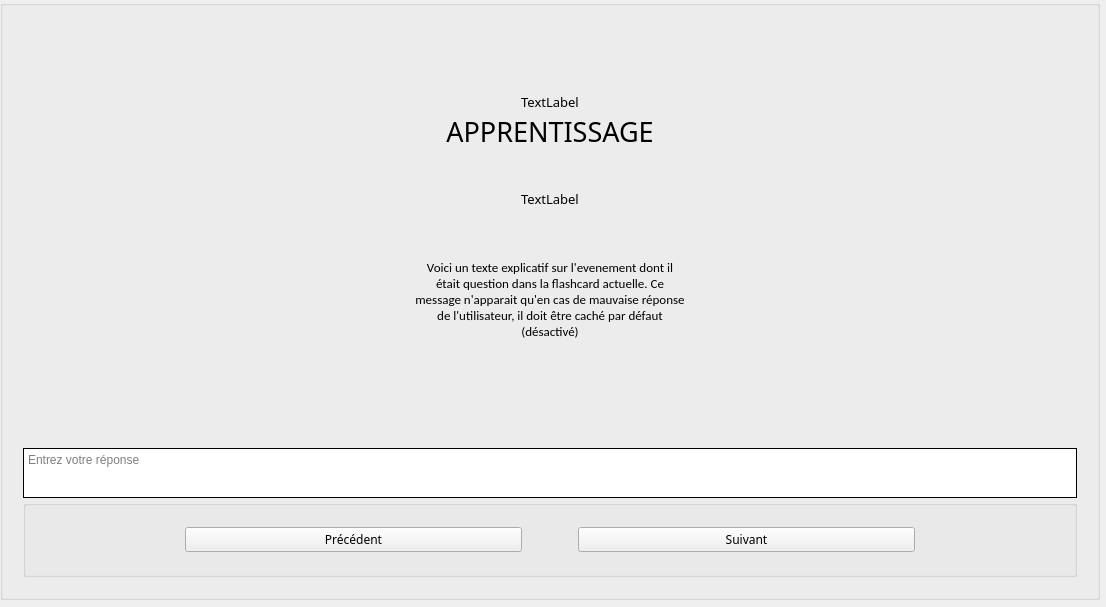
<?xml version="1.0" encoding="UTF-8"?>
<ui version="4.0">
 <class>Form</class>
 <widget class="QWidget" name="Form">
  <property name="geometry">
   <rect>
    <x>0</x>
    <y>0</y>
    <width>1106</width>
    <height>607</height>
   </rect>
  </property>
  <property name="windowTitle">
   <string>Form</string>
  </property>
  <widget class="QGroupBox" name="verticalGroupBox">
   <property name="geometry">
    <rect>
     <x>0</x>
     <y>0</y>
     <width>1100</width>
     <height>600</height>
    </rect>
   </property>
   <property name="sizePolicy">
    <sizepolicy hsizetype="Preferred" vsizetype="Preferred">
     <horstretch>0</horstretch>
     <verstretch>0</verstretch>
    </sizepolicy>
   </property>
   <property name="maximumSize">
    <size>
     <width>1100</width>
     <height>600</height>
    </size>
   </property>
   <property name="alignment">
    <set>Qt::AlignCenter</set>
   </property>
   <layout class="QVBoxLayout" name="verticalLayout">
    <property name="spacing">
     <number>2</number>
    </property>
    <property name="sizeConstraint">
     <enum>QLayout::SetMaximumSize</enum>
    </property>
    <property name="leftMargin">
     <number>20</number>
    </property>
    <property name="topMargin">
     <number>20</number>
    </property>
    <property name="rightMargin">
     <number>20</number>
    </property>
    <property name="bottomMargin">
     <number>20</number>
    </property>
    <item>
     <spacer name="verticalSpacer_2">
      <property name="orientation">
       <enum>Qt::Vertical</enum>
      </property>
      <property name="sizeType">
       <enum>QSizePolicy::Expanding</enum>
      </property>
      <property name="sizeHint" stdset="0">
       <size>
        <width>20</width>
        <height>120</height>
       </size>
      </property>
     </spacer>
    </item>
    <item>
     <widget class="QLabel" name="responseCard">
      <property name="font">
       <font>
        <family>Invention App</family>
        <pointsize>10</pointsize>
       </font>
      </property>
      <property name="text">
       <string>TextLabel</string>
      </property>
      <property name="alignment">
       <set>Qt::AlignCenter</set>
      </property>
     </widget>
    </item>
    <item>
     <widget class="QLabel" name="titleCard">
      <property name="enabled">
       <bool>true</bool>
      </property>
      <property name="font">
       <font>
        <family>Invention App</family>
        <pointsize>20</pointsize>
       </font>
      </property>
      <property name="frameShape">
       <enum>QFrame::NoFrame</enum>
      </property>
      <property name="text">
       <string>APPRENTISSAGE</string>
      </property>
      <property name="alignment">
       <set>Qt::AlignCenter</set>
      </property>
     </widget>
    </item>
    <item>
     <spacer name="verticalSpacer_7">
      <property name="orientation">
       <enum>Qt::Vertical</enum>
      </property>
      <property name="sizeType">
       <enum>QSizePolicy::Preferred</enum>
      </property>
      <property name="sizeHint" stdset="0">
       <size>
        <width>20</width>
        <height>80</height>
       </size>
      </property>
     </spacer>
    </item>
    <item alignment="Qt::AlignHCenter">
     <widget class="QLabel" name="dateLabel">
      <property name="minimumSize">
       <size>
        <width>0</width>
        <height>40</height>
       </size>
      </property>
      <property name="maximumSize">
       <size>
        <width>400</width>
        <height>100</height>
       </size>
      </property>
      <property name="font">
       <font>
        <family>Invention App</family>
        <pointsize>10</pointsize>
       </font>
      </property>
      <property name="text">
       <string>TextLabel</string>
      </property>
      <property name="alignment">
       <set>Qt::AlignCenter</set>
      </property>
      <property name="wordWrap">
       <bool>true</bool>
      </property>
     </widget>
    </item>
    <item>
     <spacer name="verticalSpacer_3">
      <property name="orientation">
       <enum>Qt::Vertical</enum>
      </property>
      <property name="sizeType">
       <enum>QSizePolicy::Preferred</enum>
      </property>
      <property name="sizeHint" stdset="0">
       <size>
        <width>20</width>
        <height>80</height>
       </size>
      </property>
     </spacer>
    </item>
    <item alignment="Qt::AlignHCenter">
     <widget class="QLabel" name="descriptionCard">
      <property name="sizePolicy">
       <sizepolicy hsizetype="Preferred" vsizetype="Preferred">
        <horstretch>0</horstretch>
        <verstretch>0</verstretch>
       </sizepolicy>
      </property>
      <property name="minimumSize">
       <size>
        <width>0</width>
        <height>100</height>
       </size>
      </property>
      <property name="maximumSize">
       <size>
        <width>800</width>
        <height>250</height>
       </size>
      </property>
      <property name="font">
       <font>
        <family>Calibri</family>
        <pointsize>10</pointsize>
       </font>
      </property>
      <property name="text">
       <string>Voici un texte explicatif sur l'evenement dont il était question dans la flashcard actuelle. Ce message n'apparait qu'en cas de mauvaise réponse de l'utilisateur, il doit être caché par défaut (désactivé)</string>
      </property>
      <property name="scaledContents">
       <bool>false</bool>
      </property>
      <property name="alignment">
       <set>Qt::AlignCenter</set>
      </property>
      <property name="wordWrap">
       <bool>true</bool>
      </property>
     </widget>
    </item>
    <item>
     <spacer name="verticalSpacer">
      <property name="orientation">
       <enum>Qt::Vertical</enum>
      </property>
      <property name="sizeType">
       <enum>QSizePolicy::Preferred</enum>
      </property>
      <property name="sizeHint" stdset="0">
       <size>
        <width>20</width>
        <height>150</height>
       </size>
      </property>
     </spacer>
    </item>
    <item>
     <widget class="QTextEdit" name="userInput">
      <property name="maximumSize">
       <size>
        <width>1080</width>
        <height>50</height>
       </size>
      </property>
      <property name="frameShape">
       <enum>QFrame::Panel</enum>
      </property>
      <property name="frameShadow">
       <enum>QFrame::Plain</enum>
      </property>
      <property name="lineWidth">
       <number>1</number>
      </property>
      <property name="documentTitle">
       <string/>
      </property>
      <property name="placeholderText">
       <string>Entrez votre réponse</string>
      </property>
     </widget>
    </item>
    <item>
     <widget class="QGroupBox" name="groupBox">
      <property name="minimumSize">
       <size>
        <width>800</width>
        <height>0</height>
       </size>
      </property>
      <property name="maximumSize">
       <size>
        <width>1100</width>
        <height>200</height>
       </size>
      </property>
      <property name="alignment">
       <set>Qt::AlignCenter</set>
      </property>
      <layout class="QHBoxLayout" name="horizontalLayout">
       <property name="sizeConstraint">
        <enum>QLayout::SetMaximumSize</enum>
       </property>
       <item>
        <spacer name="verticalSpacer_4">
         <property name="orientation">
          <enum>Qt::Horizontal</enum>
         </property>
         <property name="sizeType">
          <enum>QSizePolicy::Preferred</enum>
         </property>
         <property name="sizeHint" stdset="0">
          <size>
           <width>150</width>
           <height>50</height>
          </size>
         </property>
        </spacer>
       </item>
       <item>
        <widget class="QPushButton" name="previousBtn">
         <property name="sizePolicy">
          <sizepolicy hsizetype="Expanding" vsizetype="Fixed">
           <horstretch>0</horstretch>
           <verstretch>0</verstretch>
          </sizepolicy>
         </property>
         <property name="font">
          <font>
           <family>Invention App</family>
          </font>
         </property>
         <property name="text">
          <string>Précédent</string>
         </property>
        </widget>
       </item>
       <item>
        <spacer name="verticalSpacer_6">
         <property name="orientation">
          <enum>Qt::Horizontal</enum>
         </property>
         <property name="sizeType">
          <enum>QSizePolicy::Preferred</enum>
         </property>
         <property name="sizeHint" stdset="0">
          <size>
           <width>50</width>
           <height>50</height>
          </size>
         </property>
        </spacer>
       </item>
       <item>
        <widget class="QPushButton" name="nextBtn">
         <property name="sizePolicy">
          <sizepolicy hsizetype="Expanding" vsizetype="Fixed">
           <horstretch>0</horstretch>
           <verstretch>0</verstretch>
          </sizepolicy>
         </property>
         <property name="font">
          <font>
           <family>Invention App</family>
           <weight>50</weight>
           <italic>false</italic>
           <bold>false</bold>
          </font>
         </property>
         <property name="text">
          <string>Suivant</string>
         </property>
        </widget>
       </item>
       <item>
        <spacer name="verticalSpacer_5">
         <property name="orientation">
          <enum>Qt::Horizontal</enum>
         </property>
         <property name="sizeType">
          <enum>QSizePolicy::Preferred</enum>
         </property>
         <property name="sizeHint" stdset="0">
          <size>
           <width>150</width>
           <height>50</height>
          </size>
         </property>
        </spacer>
       </item>
      </layout>
     </widget>
    </item>
   </layout>
  </widget>
 </widget>
 <resources/>
 <connections/>
</ui>
